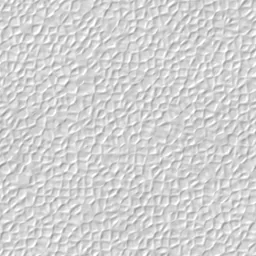
#> input picture Website/images/leather.webp, 256 x 256 px
$ python -i notebook.py   (imports and definitions only)
#> lines starting #> are read from the running program, lines starting #| are printed output that depends on the picture
#!/usr/bin/env python3
"""Draws Notebook's app icon: a leather notebook with an elastic band and a ribbon, lying on a ground.

  notebook.py icon <out dir>     <out dir>/AppIcon.icon, the oxblood notebook in light and dark (the app's own icon)
  notebook.py passes <out dir>   the neutral passes behind Settings › App Icon (see NotebookIcon.swift)
  notebook.py leather <out>      the cover's grain alone as a seamless tile, for the website's leather buttons
                                 (Website/images/leather.webp; needs only NumPy and Pillow)

Tools/AppIcon/make.sh runs all three and renders the passes with Apple's ictool. Needs Python 3 with NumPy and Pillow,
and rsvg-convert (brew install librsvg).

The layers are drawn as SVG, the leather grain is added to the cover with NumPy, and Icon Composer's file format puts
them together, so the system adds the glass, the shadows and the tinted and clear looks.
"""
import colorsys, json, os, subprocess, sys
import numpy as np
from PIL import Image

# The cover on the 1024 canvas.
X, Y, W, H, R = 232, 122, 560, 772, 64

# The notebook the app ships with. Keep in step with NotebookLook.standard in NotebookIcon.swift.
STANDARD = {"leather": "#A8403F", "ribbon": "#E9B04A", "band": "leather", "ground": "#EFEAE2"}

# The albedo a part gets in its pass; below white so the grain's highlights never clip.
PASS_GREY = "#B4B4B4"


# Colours. The app derives the same shades from the same base colours (NotebookIcon.swift).

def rgb(hex_):
    return tuple(int(hex_[i:i + 2], 16) / 255 for i in (1, 3, 5))

def hex_(c):
    return "#" + "".join(f"{round(min(max(v, 0), 1) * 255):02X}" for v in c)

def scaled(hex_colour, saturation, brightness):
    h, s, v = colorsys.rgb_to_hsv(*rgb(hex_colour))
    return hex_(colorsys.hsv_to_rgb(h, min(s * saturation, 1), min(v * brightness, 1)))

# [9 lines left out: functions leather_shades, ground_shades, not called in this run]


# Drawing.

def rect(x, y, w, h, r, fill):
    return f'<rect x="{x:.1f}" y="{y:.1f}" width="{w:.1f}" height="{h:.1f}" rx="{r:.1f}" fill="{fill}"/>'

def faded(colour, opacity):
    return f'{colour}" fill-opacity="{opacity}'

def cover(fill): return rect(X, Y, W, H, R, fill)
def band(fill): return rect(X + W - 100, Y - 3, 40, H + 6, 6, fill)
def hinge(opacity): return rect(X + 46, Y + 10, 8, H - 20, 4, faded("#000000", opacity))
def pages(fill): return rect(X + 22, Y + 16, W, H - 32, 50, fill)

def ribbon(fill, drop=54, width=46):
    x, top, bottom = X + 140, Y + H - 40, Y + H + drop
    return f'<path d="M{x},{top} H{x + width} V{bottom} L{x + width / 2},{bottom - 22} L{x},{bottom} Z" fill="{fill}"/>'

def linear_gradient(id_, top, bottom):
    return (f'<linearGradient id="{id_}" gradientUnits="userSpaceOnUse" x1="0" y1="{Y}" x2="0" y2="{Y + H}">'
            f'<stop offset="0" stop-color="{top}"/><stop offset="1" stop-color="{bottom}"/></linearGradient>')

# [7 lines left out: function write_png, not called in this run]


# The leather grain: soft pebbles at two sizes, lit from the top left, with faint mottling.

def pebbles(size, cell, rng, wrap=False):
    """wrap: the cells fitted to the size and wrapped around its edges, so the result tiles without a seam."""
#> called with size = 1024, cell = 8.5, wrap = False
    if wrap:
        n = round(size / cell)
        cell = size / n
    else:
        n = int(size / cell) + 3
    points = rng.random((n, n, 2))
    yy, xx = np.mgrid[0:size, 0:size].astype(np.float32)
    cx, cy = np.floor(xx / cell).astype(int), np.floor(yy / cell).astype(int)
    d1 = np.full((size, size), 1e9, np.float32)
    d2 = np.full((size, size), 1e9, np.float32)
    for oy in (-1, 0, 1):
        for ox in (-1, 0, 1):
            if wrap:
                gx, gy = cx + ox, cy + oy
                px, py = gx % n, gy % n
            else:
                gx, gy = np.clip(cx + ox, 0, n - 1), np.clip(cy + oy, 0, n - 1)
                px, py = gx, gy
            d = np.hypot(xx - (gx + points[py, px, 0]) * cell, yy - (gy + points[py, px, 1]) * cell)
            closer = d < d1
            d2 = np.where(closer, d1, np.minimum(d2, d))
            d1 = np.where(closer, d, d1)
    t = np.clip((d2 - d1) / (cell * 0.55), 0, 1)
    return t * t * (3 - 2 * t)

def grain(size=1024, seed=7, wrap=False):
    rng = np.random.default_rng(seed)
    e = 0.6 * pebbles(size, 8.5, rng, wrap) + 0.4 * pebbles(size, 15.0, rng, wrap)
    if wrap:
        gx = (np.roll(e, -1, 1) - np.roll(e, 1, 1)) / 2
        gy = (np.roll(e, -1, 0) - np.roll(e, 1, 0)) / 2
        # The mottling at the icon's scale, from noise tiled three by three so that its middle wraps too.
        k = max(2, round(24 * size / 1024))
        low = Image.fromarray((np.tile(rng.random((k, k)), (3, 3)) * 255).astype(np.uint8))
        low = low.resize((size * 3, size * 3), Image.BICUBIC).crop((size, size, size * 2, size * 2))
    else:
        gy, gx = np.gradient(e)
        low = Image.fromarray((rng.random((24, 24)) * 255).astype(np.uint8)).resize((size, size), Image.BICUBIC)
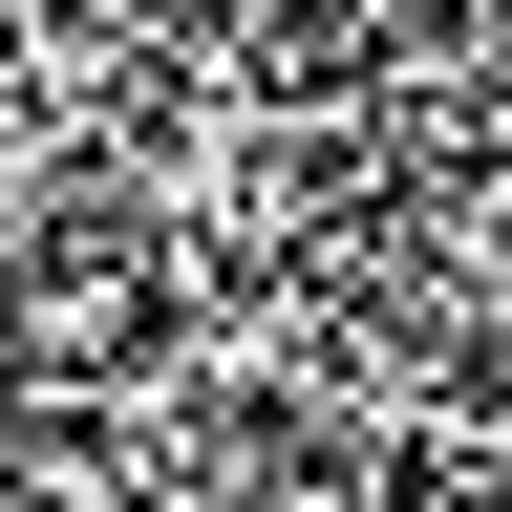
#> low: PIL image 1024x1024 L (shown at 1/2 size); min 0, max 255, mean 124.9
    mottle = (np.asarray(low).astype(np.float32) / 255 - 0.5) * 0.05
    return 0.93 + 0.08 * e - (gx + gy) * 0.9 + mottle + rng.normal(0, 1, (size, size)).astype(np.float32) * 0.01
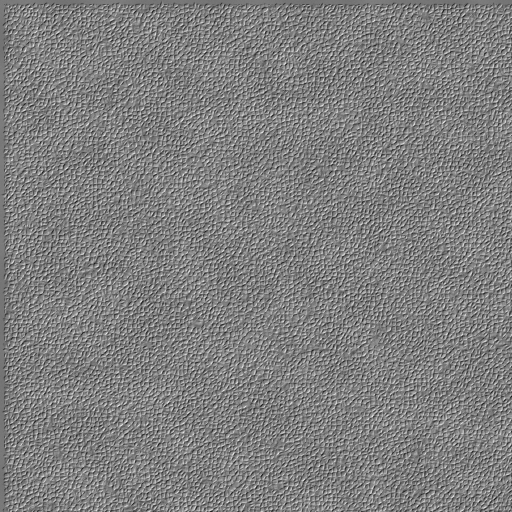
#> returned value: shape (1024, 1024) float64 (shown at 1/2 size); min 0.357, max 1.57, mean 0.964; drawn with min black and max white

GRAIN = None

def add_grain(path):
    global GRAIN
    if GRAIN is None:
        GRAIN = grain()
    a = np.asarray(Image.open(path).convert("RGBA")).astype(np.float32)
#> (the run stopped early here; a loop or call above may not have finished)
